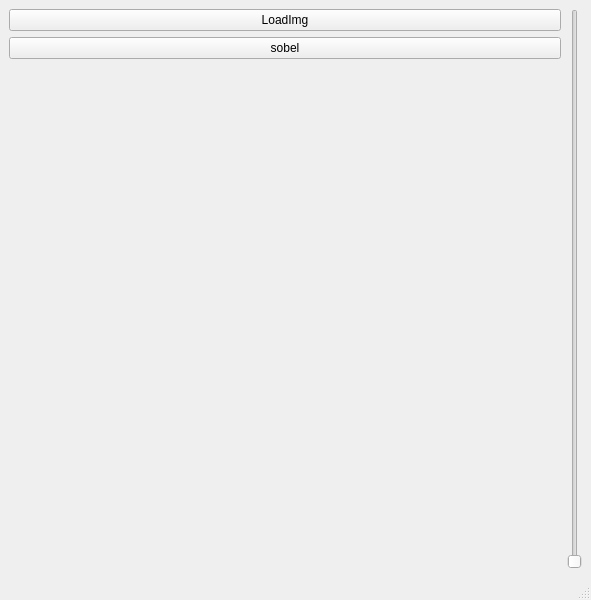
<?xml version="1.0" encoding="UTF-8"?>
<ui version="4.0">
 <class>MainWindow</class>
 <widget class="QMainWindow" name="MainWindow">
  <property name="geometry">
   <rect>
    <x>0</x>
    <y>0</y>
    <width>591</width>
    <height>600</height>
   </rect>
  </property>
  <property name="windowTitle">
   <string>MainWindow</string>
  </property>
  <widget class="QWidget" name="centralwidget">
   <layout class="QGridLayout" name="gridLayout">
    <item row="0" column="0">
     <layout class="QGridLayout" name="gridLayout_2">
      <item row="0" column="1">
       <widget class="QSlider" name="lablacian">
        <property name="minimum">
         <number>1</number>
        </property>
        <property name="maximum">
         <number>151</number>
        </property>
        <property name="singleStep">
         <number>2</number>
        </property>
        <property name="pageStep">
         <number>2</number>
        </property>
        <property name="orientation">
         <enum>Qt::Vertical</enum>
        </property>
       </widget>
      </item>
      <item row="0" column="0">
       <layout class="QGridLayout" name="gridLayout_3">
        <item row="2" column="0">
         <widget class="QLabel" name="label">
          <property name="text">
           <string/>
          </property>
         </widget>
        </item>
        <item row="0" column="0">
         <widget class="QPushButton" name="pushButton">
          <property name="text">
           <string>LoadImg</string>
          </property>
         </widget>
        </item>
        <item row="1" column="0">
         <widget class="QPushButton" name="sobel">
          <property name="text">
           <string>sobel</string>
          </property>
         </widget>
        </item>
       </layout>
      </item>
     </layout>
    </item>
   </layout>
  </widget>
  <widget class="QMenuBar" name="menubar">
   <property name="geometry">
    <rect>
     <x>0</x>
     <y>0</y>
     <width>591</width>
     <height>21</height>
    </rect>
   </property>
  </widget>
  <widget class="QStatusBar" name="statusbar"/>
 </widget>
 <resources/>
 <connections/>
</ui>
